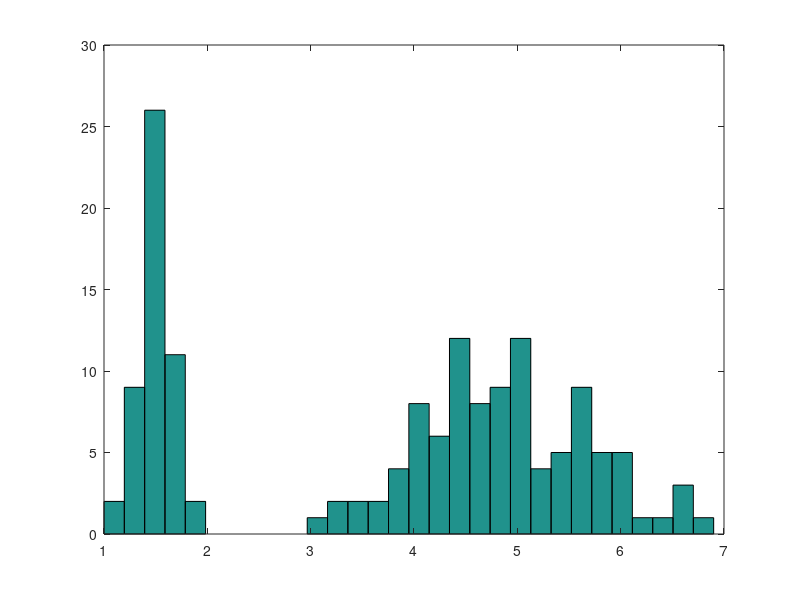
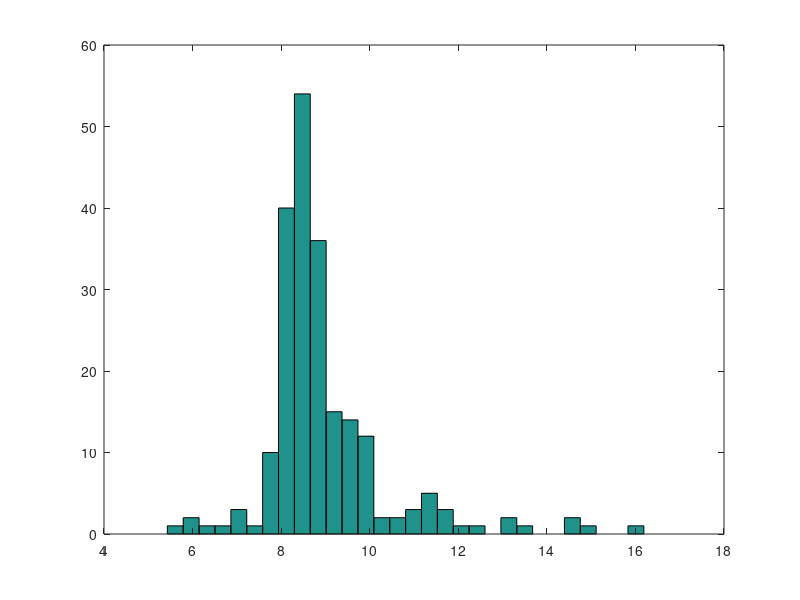

Here is the MATLAB script that generated these plots, in order:
iris = importdata('iris.txt', '', 1);
iris_col = iris.data(:,3);
figure('Name', 'zadanie5 iris');
hist(iris_col, 30);

glass = importdata('glass.txt', '', 1);
glass_col = glass.data(:,7);
figure('Name', 'zadanie5 glass');
hist(glass_col, 30);